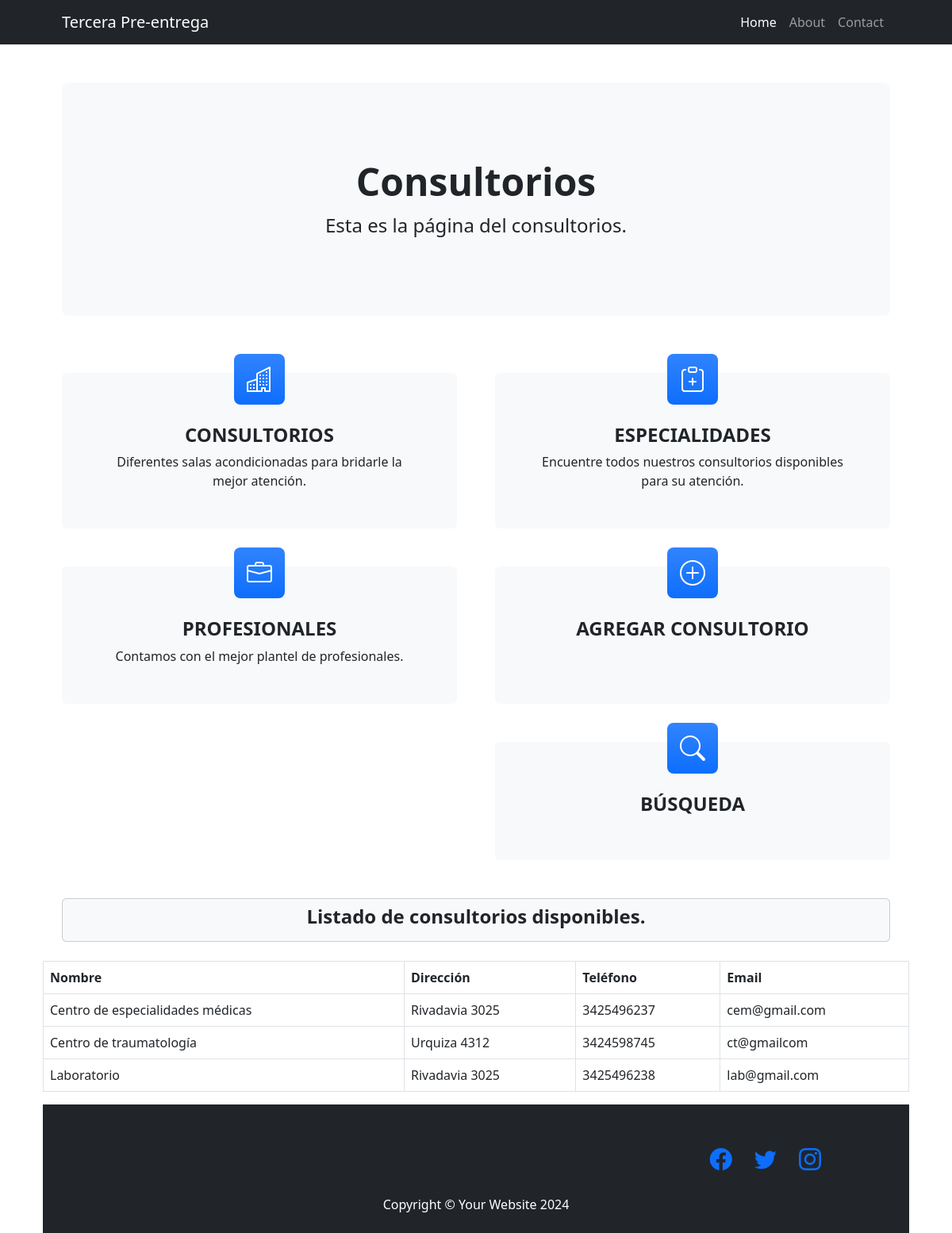
Page /aplicacion/consultorios/ on the committed database.
### aplicacion/models.py (models this page shows, shortened)
class Consultorio(models.Model):
    nombre = models.CharField(max_length=50)
    direccion = models.CharField(max_length=50)
    telefono = models.IntegerField()
    email = models.EmailField()
    class Meta:
        ordering = ['nombre']

### aplicacion/views.py (the view)
# urls.py: path('consultorios/' , consultorios , name="consultorios"),
def consultorios(request):
    contexto = {'consultorios': Consultorio.objects.all()}
    return render(request, "aplicacion/consultorios.html", contexto)

### aplicacion/templates/aplicacion/consultorios.html
{% extends 'aplicacion/1home.html' %}
{% block titulo %}
    <h1 class="display-5 fw-bold">Consultorios</h1>
    <p class="fs-4">Esta es la página del consultorios.</p>
{% endblock titulo %}
{% block formulario %}
<div class="col-lg-6 col-xxl-4 mb-5">
    <div class="card bg-light border-0 h-100">
        <div class="card-body text-center p-4 p-lg-5 pt-0 pt-lg-0">
            <a class="navbar-brand" href="{% url 'consultorio_form' %}"><div class="feature bg-primary bg-gradient text-white rounded-3 mb-4 mt-n4"><i class="bi bi-plus-circle"></i></div></a>
            <h2 class="fs-4 fw-bold"><a class="navbar-brand" href="{% url 'consultorio_form' %}">AGREGAR CONSULTORIO</a></h2>
        </div>
    </div>
</div>
<div class="col-lg-6 col-xxl-4 mb-5">
</div>
<div class="col-lg-6 col-xxl-4 mb-5">
    <div class="card bg-light border-0 h-100">
        <div class="card-body text-center p-4 p-lg-5 pt-0 pt-lg-0">
            <a class="navbar-brand" href="{% url 'buscar' %}"><div class="feature bg-primary bg-gradient text-white rounded-3 mb-4 mt-n4"><i class="bi bi-search"></i></div></a>
            <h2 class="fs-4 fw-bold"><a class="navbar-brand" href="{% url 'buscar' %}">BÚSQUEDA</a></h2>
        </div>
    </div>
</div>
{% endblock formulario %}
{% block contenido %}
<div class="p-4 p-lg-4 pt-0 pt-lg-0">
    <div class="card bg-light border-1 h-100">
        <div class="card-body text-center p-0 p-lg-2 pt-0 pt-lg-2">
            <h2 class="fs-4 fw-bold"><a class="navbar-brand">Listado de consultorios disponibles.</a></h2>
        </div>
    </div>
</div>
    <table class="table table-bordered">
        <thead>
            <tr>
                <th>Nombre</th>
                <th>Dirección</th>
                <th>Teléfono</th>
                <th>Email</th>
            </tr>
        </thead>
        <tbody>
    {% for c in consultorios %}
            <tr>
                <td>{{ c.nombre }}</td>
                <td>{{ c.direccion }}</td>
                <td>{{ c.telefono }}</td>
                <td>{{ c.email }}</td>
            </tr>
    {% endfor %}
        </tbody>
    </table>
{% endblock contenido %}

### aplicacion/templates/aplicacion/1home.html (shortened to what this page needs)
<!DOCTYPE html>
<html lang="en">
    <head>
        {% load static%}
        <link href="https://cdn.jsdelivr.net/npm/bootstrap-icons@1.4.1/font/bootstrap-icons.css" rel="stylesheet" />
        <link href="{% static 'css/styles.css' %}" rel="stylesheet" />
    </head>
    <body>
        <nav class="navbar navbar-expand-lg navbar-dark bg-dark">
            <div class="container px-lg-5">
                <a class="navbar-brand">Tercera Pre-entrega</a>
                <div class="collapse navbar-collapse" id="navbarSupportedContent">
                    <ul class="navbar-nav ms-auto mb-2 mb-lg-0">
                        <li class="nav-item"><a class="nav-link active" aria-current="page" href="{% url '1home' %}">Home</a></li>
                        <li class="nav-item"><a class="nav-link">About</a></li>
                        <li class="nav-item"><a class="nav-link">Contact</a></li>
                    </ul>
                </div>
            </div>
        </nav>
        <header class="py-5">
            <div class="container px-lg-5">
                <div class="p-4 p-lg-5 bg-light rounded-3 text-center">
                    <div class="m-4 m-lg-5">
                        {% block titulo %}{% endblock titulo %}
                    </div>
                </div>
            </div>
        </header>
        {% block busqueda %}
        <section class="pt-4">
            <div class="container px-lg-5">
                <div class="row gx-lg-5">
                    <div class="col-lg-6 col-xxl-4 mb-5">
                        <div class="card bg-light border-0 h-100">
                            <div class="card-body text-center p-4 p-lg-5 pt-0 pt-lg-0">
                                <a class="navbar-brand" href="{% url 'consultorios' %}"><div class="feature bg-primary bg-gradient text-white rounded-3 mb-4 mt-n4"><i class="bi bi-building"></i></div></a>
                                <h2 class="fs-4 fw-bold"><a class="navbar-brand" href="{% url 'consultorios' %}">CONSULTORIOS</a></h2>
                                <p class="mb-0">Diferentes salas acondicionadas para bridarle la mejor atención.</p>
                            </div>
                        </div>
                    </div>
                    <div class="col-lg-6 col-xxl-4 mb-5">
                        <div class="card bg-light border-0 h-100">
                            <div class="card-body text-center p-4 p-lg-5 pt-0 pt-lg-0">
                                <a class="navbar-brand" href="{% url 'especialidades' %}"><div class="feature bg-primary bg-gradient text-white rounded-3 mb-4 mt-n4"><i class="bi bi-clipboard-plus"></i></div></a>
                                <h2 class="fs-4 fw-bold"><a class="navbar-brand" href="{% url 'especialidades' %}">ESPECIALIDADES</a></h2>
                                <p class="mb-0">Encuentre todos nuestros consultorios disponibles para su atención.</p>
                            </div>
                        </div>
                    </div>
                    <div class="col-lg-6 col-xxl-4 mb-5">
                        <div class="card bg-light border-0 h-100">
                            <div class="card-body text-center p-4 p-lg-5 pt-0 pt-lg-0">
                                <a class="navbar-brand" href="{% url 'profesionales' %}"><div class="feature bg-primary bg-gradient text-white rounded-3 mb-4 mt-n4"><i class="bi bi-briefcase"></i></div></a>
                                <h2 class="fs-4 fw-bold"><a class="navbar-brand" href="{% url 'profesionales' %}">PROFESIONALES</a></h2>
                                <p class="mb-0">Contamos con el mejor plantel de profesionales.</p>
                            </div>
                        </div>
                    </div>
                    {% block formulario %}
                    {% endblock formulario %}
        {% endblock busqueda %}
        {% block contenido %}{% endblock contenido %}
        <footer class="py-5 bg-dark">
            <div class="col-lg-11 h-100 text-center text-lg-end my-auto">
                <ul class="list-inline mb-0">
                    <li class="list-inline-item me-4">
                        <a href="{% url '1home' %}"><i class="bi-facebook fs-3"></i></a>
                    </li>
                    <li class="list-inline-item me-4">
                        <a href="{% url '1home' %}"><i class="bi-twitter fs-3"></i></a>
                    </li>
                    <li class="list-inline-item">
                        <a href="{% url '1home' %}"><i class="bi-instagram fs-3"></i></a>
                    </li>
                </ul>
            </div>
            <div class="container"><p class="m-0 text-center text-white">Copyright &copy; Your Website 2024</p></div>
        </footer>
    </body>
</html>

### rows in the picture
Consultorio: nombre "Centro de especialidades médicas", direccion "Rivadavia 3025", telefono "3425496237", email "cem@gmail.com"
Consultorio: nombre "Centro de traumatología", direccion "Urquiza 4312", telefono "3424598745", email "ct@gmailcom"
Consultorio: nombre "Laboratorio", direccion "Rivadavia 3025", telefono "3425496238", email "lab@gmail.com"
